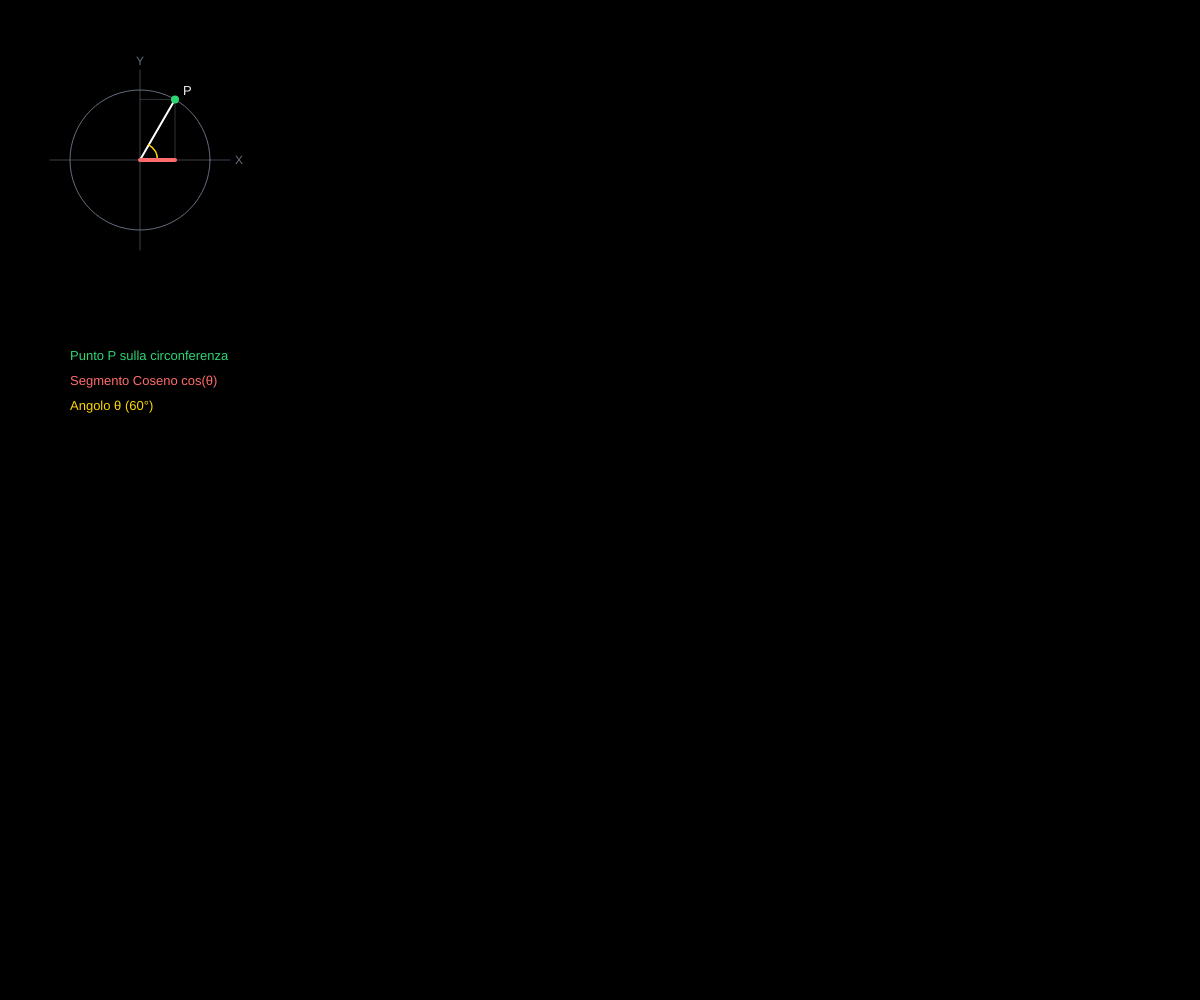
Frame 1 (no input)
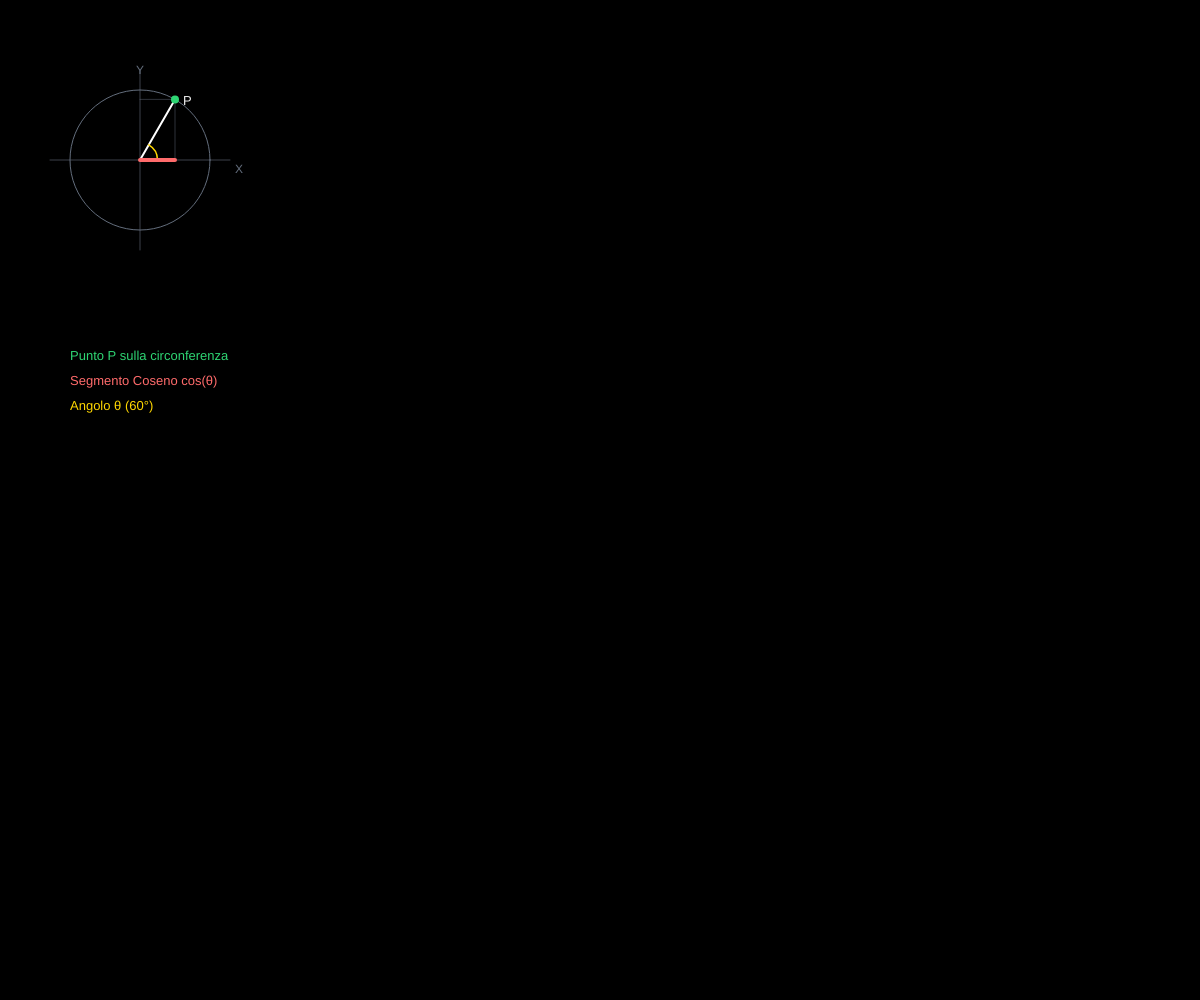
Frame 60 (no input)
Frame 120 (the mouse pressed at the canvas centre since frame 60): identical to frame 60, image omitted

The p5.js sketch that drew these frames (run headless with seeded random() and noise() and a simulated clock; from frame 60 on, the mouse is pressed at the canvas centre):

// p5.js sketch
// ── sketch.js
// Grafico Statico Ottimizzato: Il Cerchio Goniometrico e il Coseno

function setup() {
  // Tela responsive basata sulla finestra del browser
  createCanvas(windowWidth, windowHeight);
}

function windowResized() {
  // Adatta la tela alle nuove dimensions della finestra
  resizeCanvas(windowWidth, windowHeight);
}

function draw() {
  background(0); // Sfondo nero fisso

  // --- CONFIGURAZIONE DEI DATI STATICI (Angolo fissato a 60°) ---
  let angoloStatico = 60; 
  let rad = radians(angoloStatico);          
  let valoreCoseno = cos(rad);        
  let valoreSeno = sin(rad);

  // --- PARAMETRI GRAFICI COMPATTI (MENO SPAZIO SOPRA E SOTTO) ---
  let raggio = 70;             
  let centroX = 140;           // Allineamento a sinistra a 140px
  let centroY = 160;           // Alzato a 160px per ridurre lo spazio sopra e sotto

  // --- 1. DISEGNO ASSI CARTESIANI DEL CERCHIO ---
  stroke(60, 65, 75);
  strokeWeight(1);
  // Asse X del cerchio
  line(centroX - raggio - 20, centroY, centroX + raggio + 20, centroY);
  // Asse Y del cerchio
  line(centroX, centroY - raggio - 20, centroX, centroY + raggio + 20);

  // Etichette degli assi
  fill(100, 110, 125);
  noStroke();
  textSize(12);
  textFont('Helvetica');
  text("X", centroX + raggio + 25, centroY + 4);
  text("Y", centroX - 4, centroY - raggio - 25);

  // --- 2. CIRCONFERENZA GONIOMETRICA ---
  stroke(100, 110, 125);
  noFill();
  strokeWeight(1);
  ellipse(centroX, centroY, raggio * 2);

  // Calcolo della posizione del punto P sulla circonferenza
  let px = centroX + valoreCoseno * raggio;
  let py = centroY - valoreSeno * raggio; 

  // Linee tratteggiate di proiezione geometrica per il punto P
  stroke(100, 110, 125, 120);
  strokeWeight(1);
  // Proiezione verticale verso l'asse X
  line(px, py, px, centroY);
  // Proiezione orizzontale verso l'asse Y
  line(px, py, centroX, py);

  // --- 3. RAGGIO VETTORE (Linea bianca fissa dell'angolo) ---
  stroke(255);
  strokeWeight(2);
  line(centroX, centroY, px, py);

  // Arco dell'angolo θ (Theta)
  noFill();
  stroke(255, 215, 0); // Colore oro per l'angolo
  strokeWeight(1.5);
  arc(centroX, centroY, 35, 35, -rad, 0);

  // --- 4. SEGMENTO DEL COSENO (Evidenziato in rosso sull'asse X) ---
  stroke(255, 107, 107);
  strokeWeight(4);
  line(centroX, centroY, px, centroY); 

  // --- 5. PUNTI E TESTI SUL CERCHIO ---
  // Pallino verde sul punto P della circonferenza
  fill(46, 213, 115);
  noStroke();
  ellipse(px, py, 8, 8);
  
  // Testo vicino al punto P
  fill(240);
  textSize(13);
  text("P", px + 8, py - 4);


  // --- 6. SCRITTE ALLINEATE A SINISTRA SOTTO IL CERCHIO (MOLTO PIÙ IN BASSO) ---
  let scritteYStart = centroY + raggio + 120; // MODIFICATO: Spostate molto più in basso (+120px)
  let scritteXStart = centroX - raggio;       // Coordinata X allineata al bordo sinistro del cerchio
  
  textAlign(LEFT, TOP);                       // MODIFICATO: Ripristinato l'allineamento a sinistra
  noStroke();
  textSize(13); 

  // Riga 1: Punto P (Testo Verde)
  fill(46, 213, 115);
  text("Punto P sulla circonferenza", scritteXStart, scritteYStart); 

  // Riga 2: Coseno (Testo Rosso - Interlinea ben spaziata a +25px)
  fill(255, 107, 107);
  text("Segmento Coseno cos(θ)", scritteXStart, scritteYStart + 25); 

  // Riga 3: Angolo (Testo Oro - Interlinea ben spaziata a +50px)
  fill(255, 215, 0);
  text("Angolo θ (60°)", scritteXStart, scritteYStart + 50); 
}
